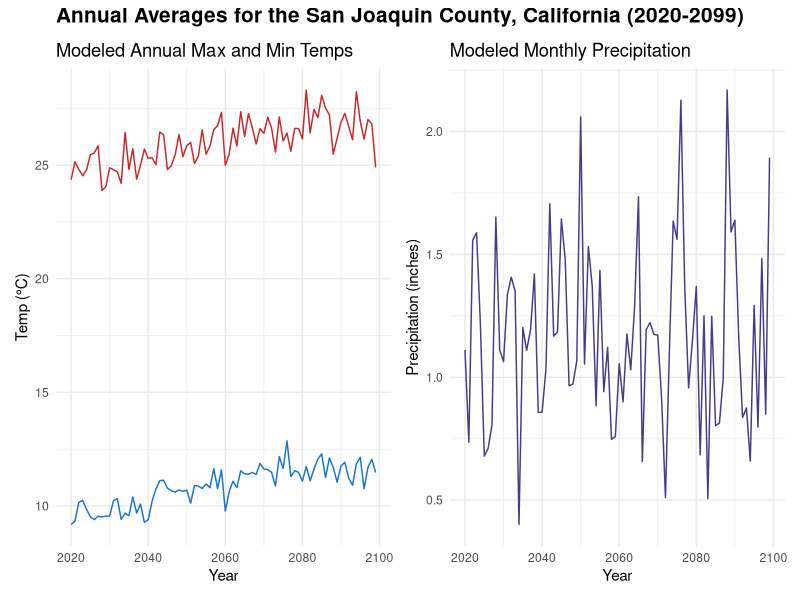
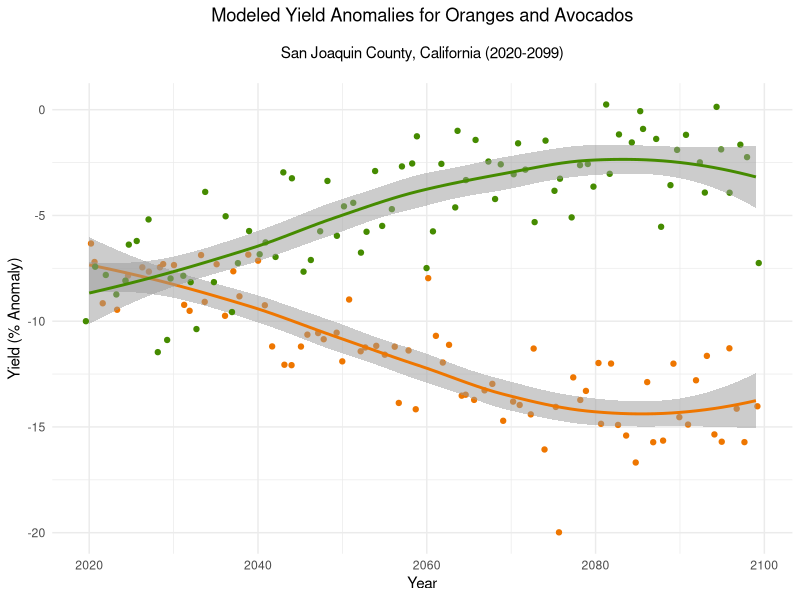

These figures' R source, in order:
## ---- chunk 1
knitr::opts_chunk$set(echo = TRUE)
## ---- chunk 2
library(lubridate)
library(ggplot2)
library(tidyverse)
library(chron)
library(here)
library(patchwork)

## ---- chunk 3

max_temp <- read_csv(here("data", "max_temp_san_joaquin.csv"))
min_temp <- read_csv(here("data", "min_temp_san_joaquin.csv"))
precip <- read_csv(here("data", "precip_san_joaquin.csv"))

#need to tidy to separate out the year and model 

max_tidy <- data.frame(max_temp) %>% 
  rename("tmax" = "value") %>% 
  select(-min, -max) %>% 
  mutate(date = str_split(date, pattern = "00:00:00")) %>% 
  unnest(date) %>% 
  mutate(date = str_trim(date)) %>% 
  filter(!date == "GMT-0800 (Pacific Standard Time)") %>% 
  filter(!name == "Observed") %>% 
  filter(name == "HadGEM2-ES") %>%
  mutate(date = str_sub(date, start = -4)) %>% 
  mutate(date = as.numeric(date)) %>% 
  filter(date %in% c(2020:2099)) %>% 
  mutate(tmax = (tmax-32)*(5/9))

min_tidy <- data.frame(min_temp) %>% 
  rename("tmin" = "value") %>% 
  select(-min, -max) %>% 
  mutate(date = str_split(date, pattern = "00:00:00")) %>% 
  unnest(date) %>% 
  mutate(date = str_trim(date)) %>% 
  filter(!date == "GMT-0800 (Pacific Standard Time)") %>% 
  filter(!name == "Observed") %>% 
  filter(name == "HadGEM2-ES") %>%
  mutate(date = str_sub(date, start = -4)) %>% 
  mutate(date = as.numeric(date)) %>% 
  filter(date %in% c(2020:2099)) %>% 
  mutate(tmin = (tmin-32)*(5/9))

precip_tidy <- data.frame(precip) %>% 
  rename("precip" = "value") %>% 
  select(-min, -max) %>% 
  mutate(date = str_split(date, pattern = "00:00:00")) %>% 
  unnest(date) %>% 
  mutate(date = str_trim(date)) %>% 
  filter(!date == "GMT-0800 (Pacific Standard Time)") %>% 
  filter(!name == "Observed") %>% 
  filter(name == "HadGEM2-ES") %>%
  mutate(date = str_sub(date, start = -4)) %>% 
  mutate(date = as.numeric(date)) %>% 
  filter(date %in% c(2020:2099)) %>% 
  mutate(precip = precip/12)

## ---- chunk 4

#plot the data
temp_plot <- ggplot()+
  geom_line(data = max_tidy, aes(x = date, y = tmax),
            color = "firebrick3") +
  geom_line(data = min_tidy, aes(x = date, y = tmin),
            color = "dodgerblue3") +
  theme_minimal() +
  labs(title = "Modeled Annual Max and Min Temps",
       x = "Year",
       y = "Temp (°C)")

precip_plot <- ggplot(precip_tidy, aes(x = date, y = precip))+
  geom_line(color = "slateblue4") +
  theme_minimal() +
  labs(title = "Modeled Monthly Precipitation",
       x = "Year",
       y = "Precipitation (inches)")

temp_precip <- temp_plot+precip_plot 
  
  
temp_precip+
  plot_annotation(
    title = 'Annual Averages for the San Joaquin County, California (2020-2099)',
    theme = theme(plot.title = element_text(size = 15,
                                            face = "bold",
                                            hjust = 0.5)))


## ---- chunk 5

# Make a new, combined data frame for ORANGES
combined_orange <- precip_tidy %>% 
  full_join(max_tidy) %>% 
  full_join(min_tidy) %>% 
  mutate(yield = 1.08*tmin -0.20*(tmin^2)+4.99*precip-1.97*(precip^2)-2.47)

# Make a new, combined data frame for AVOCADOS
combined_avos <- precip_tidy %>% 
  full_join(max_tidy) %>% 
  full_join(min_tidy) %>% 
  mutate(yield = 17.71*tmax -0.29*(tmax^2)+3.25*tmin-0.14*(tmin^2)+1.0*precip-0.31*(precip^2)-288.09)

#plot them
ggplot() +
  geom_jitter(data = combined_orange, aes(x = date, y = yield),
              color = "darkorange2") +
  geom_smooth(data = combined_orange, aes(x = date, y = yield),
              color = "darkorange2",
              alpha = .5) +
  geom_jitter(data = combined_avos, aes(x = date, y = yield),
              color = "chartreuse4") +
  geom_smooth(data = combined_avos, aes(x = date, y = yield),
              color = "chartreuse4",
              alpha = .5) +
  theme_minimal() +
  labs(title = "Modeled Yield Anomalies for Oranges and Avocados",
       subtitle = "San Joaquin County, California (2020-2099)",
       x = "Year", 
       y = "Yield (% Anomaly)") +
  theme(plot.title = element_text(hjust = 0.5, margin=margin(0,0,15,0)),
        plot.subtitle = element_text(hjust = 0.5, margin=margin(0,0,15,0)))
